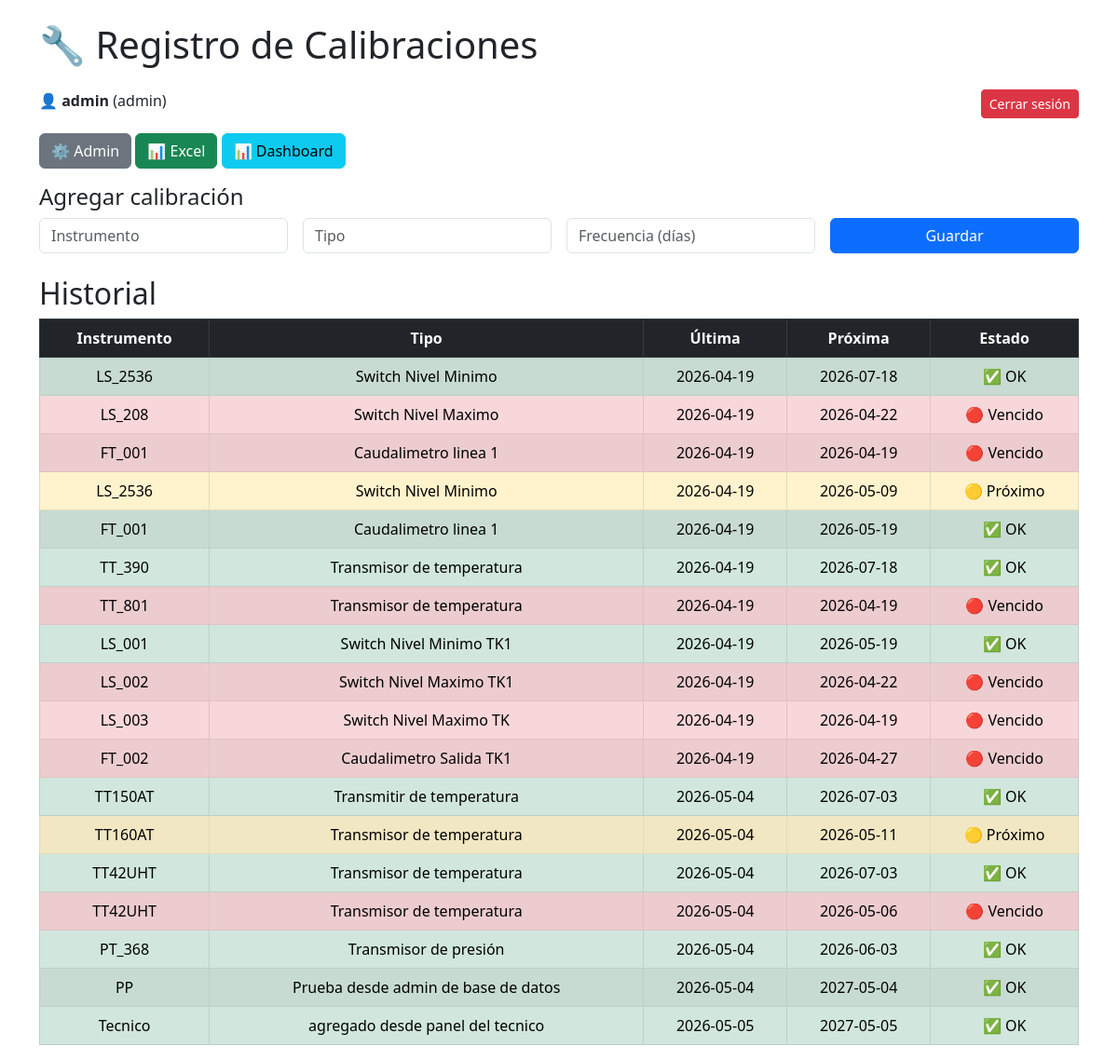
/ (signed in), run on the app's committed database.
### tables this page shows
CREATE TABLE calibraciones_4 (
        id INTEGER PRIMARY KEY AUTOINCREMENT,
        instrumento TEXT,
        tipo TEXT,
        fecha TEXT,
        frecuencia INTEGER
    );

### app_web.py (the view)
@app.route("/")
def index():
    if not session.get("logueado"):
        return redirect("/login")
    conexion = sqlite3.connect("calibraciones_4.db")
    cursor = conexion.cursor()
    cursor.execute("SELECT instrumento, tipo, fecha, frecuencia FROM calibraciones_4")
    datos_db = cursor.fetchall()
    conexion.close()
    datos = []
    hoy = datetime.date.today()
    for instrumento, tipo, fecha, frecuencia in datos_db:
        fecha_cal = parse_fecha(fecha)
        if not fecha_cal:
            continue  # salta registros rotos
        proxima = fecha_cal + datetime.timedelta(days=frecuencia)
        dias_restantes = (proxima - hoy).days
        if hoy >= proxima:
            estado = "vencido"
        elif dias_restantes <= 7:
            estado = "proximo"
        else:
            estado = "ok"
        datos.append({
            "instrumento": instrumento,
            "tipo": tipo,
            "fecha": fecha,
            "frecuencia": frecuencia,
            "proxima": proxima,
            "estado": estado
        })
    return render_template("index.html", datos=datos)

### app_web.py (called while the page is built)
def parse_fecha(fecha_str):
    for formato in ("%Y-%m-%d", "%Y_%m_%d"):
        try:
            return datetime.datetime.strptime(fecha_str, formato).date()
        except ValueError:
            continue
    return None

### templates/index.html (shortened to what this page needs)
<!DOCTYPE html>
<html>
<head>
    <link href="https://cdn.jsdelivr.net/npm/bootstrap@5.3.0/dist/css/bootstrap.min.css" rel="stylesheet">
</head>
<body>
    <div class="container mt-4">
        <h1 class="mb-4">🔧 Registro de Calibraciones</h1>
        <div class="d-flex justify-content-between mb-3">
            <div>
                <strong>👤 {{ session.usuario }}</strong> ({{ session.rol }})
            </div>
            <div>
                <a href="/logout" class="btn btn-danger btn-sm">Cerrar sesión</a>
            </div>
        </div>
        <div class="mb-3">
            {% if session.rol == "admin" %}
            <a href="/admin" class="btn btn-secondary">⚙️ Admin</a>
            <a href="/exportar" class="btn btn-success">📊 Excel</a>
            <a href="/dashboard" class="btn btn-info">📊 Dashboard</a>
            {% endif %}
        </div>
        <h4>Agregar calibración</h4>
        <form method="POST" action="/agregar" class="row g-3 mb-4">
            <div class="col-md-3">
                <input type="text" name="instrumento" class="form-control" placeholder="Instrumento" required>
            </div>
            <div class="col-md-3">
                <input type="text" name="tipo" class="form-control" placeholder="Tipo" required>
            </div>
            <div class="col-md-3">
                <input type="number" name="frecuencia" class="form-control" placeholder="Frecuencia (días)" required>
            </div>
            <div class="col-md-3">
                <button type="submit" class="btn btn-primary w-100">Guardar</button>
            </div>
        </form>
        <h2>Historial</h2>
        <table class="table table-bordered table-striped text-center">
            <thead class="table-dark">
            <tr>
                <th>Instrumento</th>
                <th>Tipo</th>
                <th>Última</th>
                <th>Próxima</th>
                <th>Estado</th>
            </tr>
            </thead>
            <tbody>
                {% for d in datos %}
                <tr class="
                {% if d.estado == 'vencido' %}
                table-danger
                {% elif d.estado == 'proximo' %}
                table-warning
                {% else %}
                table-success
                {% endif %}
                ">
                    <td>{{ d.instrumento }}</td>
                    <td>{{ d.tipo }}</td>
                    <td>{{ d.fecha }}</td>
                    <td>{{ d.proxima }}</td>
                    <td>
                        {% if d.estado == 'vencido' %}
                            🔴 Vencido
                        {% elif d.estado == 'proximo' %}
                            🟡 Próximo
                        {% else %}
                            ✅ OK
                        {% endif %}
                    </td>
                </tr>
                {% endfor %}
            </tbody>
            </table>
    </div>
</body>
</html>

### data on the page
calibraciones_4: instrumento "LS_2536", tipo "Switch Nivel Minimo", fecha "2026-04-19", proxima "2026-07-18", shows "✅ OK"
calibraciones_4: instrumento "LS_208", tipo "Switch Nivel Maximo", fecha "2026-04-19", proxima "2026-04-22", shows "🔴 Vencido"
calibraciones_4: instrumento "FT_001", tipo "Caudalimetro linea 1", fecha "2026-04-19", proxima "2026-04-19", shows "🔴 Vencido"
calibraciones_4: instrumento "LS_2536", tipo "Switch Nivel Minimo", fecha "2026-04-19", proxima "2026-05-09", shows "🟡 Próximo"
calibraciones_4: instrumento "FT_001", tipo "Caudalimetro linea 1", fecha "2026-04-19", proxima "2026-05-19", shows "✅ OK"
calibraciones_4: instrumento "TT_390", tipo "Transmisor de temperatura", fecha "2026-04-19", proxima "2026-07-18", shows "✅ OK"
calibraciones_4: instrumento "TT_801", tipo "Transmisor de temperatura", fecha "2026-04-19", proxima "2026-04-19", shows "🔴 Vencido"
calibraciones_4: instrumento "LS_001", tipo "Switch Nivel Minimo TK1", fecha "2026-04-19", proxima "2026-05-19", shows "✅ OK"
calibraciones_4: instrumento "LS_002", tipo "Switch Nivel Maximo TK1", fecha "2026-04-19", proxima "2026-04-22", shows "🔴 Vencido"
calibraciones_4: instrumento "LS_003", tipo "Switch Nivel Maximo TK", fecha "2026-04-19", proxima "2026-04-19", shows "🔴 Vencido"
calibraciones_4: instrumento "FT_002", tipo "Caudalimetro Salida TK1", fecha "2026-04-19", proxima "2026-04-27", shows "🔴 Vencido"
calibraciones_4: instrumento "TT150AT", tipo "Transmitir de temperatura", fecha "2026-05-04", proxima "2026-07-03", shows "✅ OK"
calibraciones_4: instrumento "TT160AT", tipo "Transmisor de temperatura", fecha "2026-05-04", proxima "2026-05-11", shows "🟡 Próximo"
calibraciones_4: instrumento "TT42UHT", tipo "Transmisor de temperatura", fecha "2026-05-04", proxima "2026-07-03", shows "✅ OK"
calibraciones_4: instrumento "TT42UHT", tipo "Transmisor de temperatura", fecha "2026-05-04", proxima "2026-05-06", shows "🔴 Vencido"
calibraciones_4: instrumento "PT_368", tipo "Transmisor de presión", fecha "2026-05-04", proxima "2026-06-03", shows "✅ OK"
calibraciones_4: instrumento "PP", tipo "Prueba desde admin de base de datos", fecha "2026-05-04", proxima "2027-05-04", shows "✅ OK"
calibraciones_4: instrumento "Tecnico", tipo "agregado desde panel del tecnico", fecha "2026-05-05", proxima "2027-05-05", shows "✅ OK"

### other printed values
{{ session.usuario }} "admin"
{{ session.rol }} "admin"
